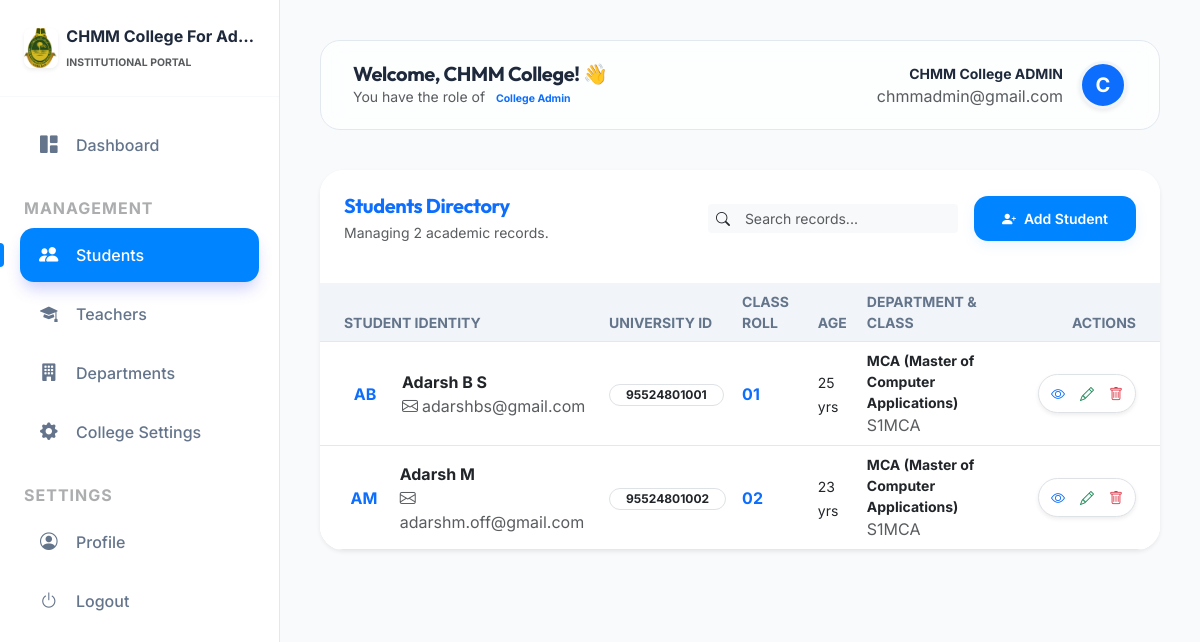
The app's page /management/students/ (signed in) with its own data.
### colleges/models.py (models this page shows, shortened)
class College(models.Model):
    STATUS_CHOICES = (
        ('PENDING', 'Pending Approval'),
        ('APPROVED', 'Approved'),
        ('REJECTED', 'Rejected'),
    )
    name = models.CharField(max_length=255)
    slug = models.SlugField(unique=True, blank=True)
    logo = models.ImageField(upload_to='college_logos/', null=True, blank=True)
    theme_color = models.CharField(max_length=7, default='#3b82f6')
    address = models.TextField()
    contact_email = models.EmailField()
    phone_number = models.CharField(max_length=15, blank=True)
    district = models.CharField(max_length=100, blank=True)
    university_affiliation = models.CharField(max_length=500, blank=True, help_text="Comma-separated list of affiliated universities.")
    description = models.TextField(blank=True, help_text="Briefly describe your institution.")
    established_year = models.PositiveIntegerField(null=True, blank=True)
    registration_number = models.CharField(max_length=100, unique=True, null=True)
    website = models.URLField(null=True, blank=True)
    verification_document = models.FileField(upload_to='verification_docs/', null=True, blank=True)
    status = models.CharField(max_length=20, choices=STATUS_CHOICES, default='PENDING')
    rejection_reason = models.TextField(blank=True, null=True, help_text="Reason for rejection, shown to the institution.")
    slug_updated = models.BooleanField(default=False)
    created_at = models.DateTimeField(auto_now_add=True)

### accounts/models.py (models this page shows, shortened)
class CustomUser(AbstractUser):
    ROLES = (
        ('SUPER_ADMIN', 'Super Admin'),
        ('COLLEGE_ADMIN', 'College Admin'),
        ('HOD', 'Head of Department'),
        ('TEACHER', 'Teacher'),
        ('STUDENT', 'Student'),
    )
    username = None
    email = models.EmailField(unique=True)
    role = models.CharField(max_length=20, choices=ROLES, default='STUDENT')
    college = models.ForeignKey(College, on_delete=models.CASCADE, null=True, blank=True, related_name='users')
    objects = CustomUserManager()
    USERNAME_FIELD = 'email'
    REQUIRED_FIELDS = []

### management/models.py (models this page shows, shortened)
class TenantModel(models.Model):
    college = models.ForeignKey(College, on_delete=models.CASCADE)
    created_at = models.DateTimeField(auto_now_add=True)
    updated_at = models.DateTimeField(auto_now=True)
    class Meta:
        abstract = True

class StudentProfile(TenantModel):
    user = models.OneToOneField(settings.AUTH_USER_MODEL, on_delete=models.CASCADE, related_name='student_profile')
    profile_photo = models.ImageField(upload_to='students/photos/', null=True, blank=True)
    university_reg_number = models.CharField(max_length=50, blank=True)
    roll_number = models.CharField(max_length=50) # Class Roll Number
    phone_number = models.CharField(max_length=15, blank=True)
    father_name = models.CharField(max_length=100, blank=True)
    mother_name = models.CharField(max_length=100, blank=True)
    address = models.TextField(blank=True)
    date_of_birth = models.DateField(null=True, blank=True)
    ug_marklist = models.FileField(upload_to='students/marks/ug/', null=True, blank=True)
    plus_two_marklist = models.FileField(upload_to='students/marks/plustwo/', null=True, blank=True)
    last_passout_year = models.IntegerField(null=True, blank=True)
    department = models.ForeignKey(Department, on_delete=models.SET_NULL, null=True)
    specialization = models.ForeignKey(Specialization, on_delete=models.SET_NULL, null=True, blank=True)
    academic_class = models.ForeignKey('AcademicClass', on_delete=models.SET_NULL, null=True, blank=True)
    @property
    def age(self):
        if self.date_of_birth:
            from datetime import date
            today = date.today()
            return today.year - self.date_of_birth.year - ((today.month, today.day) < (self.date_of_birth.month, self.date_of_birth.day))
        return None

class Department(TenantModel):
    CATEGORY_CHOICES = (('UG', 'Undergraduate'), ('PG', 'Postgraduate'))
    name = models.CharField(max_length=100)
    category = models.CharField(max_length=2, choices=CATEGORY_CHOICES, default='UG')
    description = models.TextField(blank=True)

class AcademicClass(TenantModel):
    department = models.ForeignKey(Department, on_delete=models.CASCADE, related_name='academic_classes')
    name = models.CharField(max_length=100)
    number_of_periods = models.IntegerField(default=6)

### management/views.py (the view)
# urls.py: path('students/', views.student_list, name='student_list'),
@login_required
def student_list(request):
    students = StudentProfile.objects.filter(college=request.college)
    academic_classes = None
    if request.user.role == 'HOD':
        dept = request.user.hod_profile.department
        students = students.filter(department=dept)
        academic_classes = AcademicClass.objects.filter(department=dept)
    class_id = request.GET.get('class_id')
    if not class_id and academic_classes and academic_classes.exists():
        class_id = academic_classes.first().id
    if class_id:
        students = students.filter(academic_class_id=class_id)
        class_id = str(class_id)
    return render(request, 'management/student_list.html', {
        'students': students,
        'academic_classes': academic_classes,
        'selected_class': class_id
    })

### management/templates/management/student_list.html (shortened to what this page needs)
{% extends 'base.html' %}
{% block content %}
<div class="card card-premium border-0 overflow-hidden shadow-sm bg-white">
    <div class="card-header bg-white border-0 p-4">
        <div class="d-flex justify-content-between align-items-center mb-3">
            <div>
                <h5 class="fw-bold mb-1 text-primary">Students Directory</h5>
                <p class="small text-muted mb-0">Managing {{ students.count }} academic records.</p>
            </div>
            <div class="d-flex gap-3 align-items-center">
                <div class="input-group input-group-sm d-none d-md-flex" style="width: 250px;">
                    <span class="input-group-text bg-light border-0"><i class="bi bi-search"></i></span>
                    <input type="text" class="form-control bg-light border-0" placeholder="Search records...">
                </div>
                {% if user.role == 'COLLEGE_ADMIN' or user.role == 'HOD' %}
                <a href="{% url 'add_student' %}{% if selected_class %}?class_id={{ selected_class }}{% endif %}" class="btn btn-premium btn-sm">
                    <i class="bi bi-person-plus-fill me-2"></i>Add Student
                </a>
                {% endif %}
            </div>
        </div>
    </div>
    <div class="card-body p-0">
        <div class="table-responsive">
            <table class="table table-hover align-middle mb-0">
                <thead class="bg-light bg-opacity-50">
                    <tr class="small text-muted text-uppercase fw-bold">
                        <th class="ps-4">Student Identity</th>
                        <th>University ID</th>
                        <th>Class Roll</th>
                        <th>Age</th>
                        <th>Department & Class</th>
                        <th class="pe-4 text-end">Actions</th>
                    </tr>
                </thead>
                <tbody class="bg-white">
                    {% for student in students %}
                    <tr class="border-light">
                        <td class="ps-4">
                            <div class="d-flex align-items-center">
                                <div class="bg-primary-soft text-primary rounded-circle d-flex align-items-center justify-content-center fw-bold me-3 shadow-xs" style="width: 42px; height: 42px;">
                                    {{ student.user.first_name|first }}{{ student.user.last_name|first }}
                                </div>
                                <div>
                                    <div class="fw-bold text-dark">{{ student.user.get_full_name }}</div>
                                    <div class="x-small text-muted"><i class="bi bi-envelope me-1"></i>{{ student.user.email }}</div>
                                </div>
                            </div>
                        </td>
                        <td><span class="badge bg-white text-dark border px-3 rounded-pill">{{ student.university_reg_number|default:"N/A" }}</span></td>
                        <td><span class="fw-bold text-primary">{{ student.roll_number }}</span></td>
                        <td><span class="small text-dark">{{ student.age|default:"--" }} yrs</span></td>
                        <td>
                            <div class="small fw-bold text-dark">{{ student.department.name }}</div>
                            <div class="x-small text-muted">{{ student.academic_class.name|default:"Unassigned Class" }}</div>
                        </td>
                        <td class="pe-4 text-end">
                            <div class="btn-group shadow-sm rounded-pill bg-white border p-1">
                                <a href="{% url 'student_detail' student.id %}" class="btn btn-sm btn-icon border-0 text-primary" title="View Profile"><i class="bi bi-eye"></i></a>
                                <a href="{% url 'edit_student' student.id %}" class="btn btn-sm btn-icon border-0 text-success" title="Edit Record"><i class="bi bi-pencil"></i></a>
                                <a href="{% url 'delete_student' student.id %}" class="btn btn-sm btn-icon border-0 text-danger" title="Delete Record" onclick="return confirm('Are you sure you want to delete this student record?')"><i class="bi bi-trash"></i></a>
                            </div>
                        </td>
                    </tr>
                    {% endfor %}
                </tbody>
            </table>
        </div>
    </div>
</div>
{% endblock %}

### templates/base.html (shortened to what this page needs)
{% load static %}
<!DOCTYPE html>
<html lang="en">
<head>
    <link href="https://cdn.jsdelivr.net/npm/bootstrap@5.3.0/dist/css/bootstrap.min.css" rel="stylesheet">
    <link rel="stylesheet" href="https://cdn.jsdelivr.net/npm/bootstrap-icons@1.11.1/font/bootstrap-icons.css">
</head>
<body>
    {% if user.is_authenticated %}
    <aside class="sidebar" id="sidebar">
        <div class="p-4 mb-3 d-flex align-items-center border-bottom border-light">
            {% if request.college.logo %}
            <img src="{{ request.college.logo.url }}" alt="Logo" height="40" class="me-2 rounded-3 shadow-sm">
            {% else %}
            <div class="bg-primary rounded-3 p-2 me-2 shadow-sm"><i class="bi bi-mortarboard-fill text-white fs-5"></i></div>
            {% endif %}
            <div class="overflow-hidden">
                <span class="fs-6 fw-bold text-main d-block text-truncate">{{ request.college.name|default:"Management Panel" }}</span>
                <span class="x-small text-muted text-uppercase fw-bold letter-spacing-1" style="font-size: 0.65rem;">Institutional Portal</span>
            </div>
        </div>
        <nav class="mt-2" style="max-height: calc(100vh - 100px); overflow-y: auto; overflow-x: hidden;">
            {% if user.role == 'SUPER_ADMIN' %}
            <a href="{% url 'college_approval_queue' %}"
                class="nav-link-custom {% if request.resolver_match.url_name == 'college_approval_queue' %}active{% endif %}">
                <i class="bi bi-speedometer2"></i> Management Console
            </a>
            {% else %}
            <a href="{% url 'dashboard' %}"
                class="nav-link-custom {% if request.resolver_match.url_name == 'dashboard' %}active{% endif %}">
                <i class="bi bi-grid-1x2-fill"></i> Dashboard
            </a>
            {% endif %}
            {% if user.role == 'COLLEGE_ADMIN' %}
            <div class="px-4 mt-4 mb-2 text-uppercase x-small fw-bold text-muted opacity-50" style="letter-spacing: 1px;">Management</div>
            <a href="{% url 'student_list' %}" class="nav-link-custom {% if 'student' in request.path %}active{% endif %}">
                <i class="bi bi-people-fill"></i> Students
            </a>
            <a href="{% url 'teacher_list' %}" class="nav-link-custom {% if 'teacher' in request.path %}active{% endif %}">
                <i class="bi bi-mortarboard-fill"></i> Teachers
            </a>
            <a href="{% url 'department_list' %}" class="nav-link-custom {% if 'department' in request.path %}active{% endif %}">
                <i class="bi bi-building-fill"></i> Departments
            </a>
            <a href="{% url 'college_settings' %}" class="nav-link-custom {% if 'settings' in request.path %}active{% endif %}">
                <i class="bi bi-gear-fill"></i> College Settings
            </a>
            {% endif %}
            <div class="px-4 mt-4 mb-2 text-uppercase x-small fw-bold text-muted opacity-50" style="letter-spacing: 1px;">Settings</div>
            <a href="{% url 'edit_profile' %}" class="nav-link-custom {% if 'profile' in request.path %}active{% endif %}">
                <i class="bi bi-person-circle"></i> Profile
            </a>
            <form action="{% url 'logout' %}" method="post" class="m-0">
                <button type="submit" class="nav-link-custom border-0 bg-transparent w-100 text-start">
                    <i class="bi bi-power"></i> Logout
                </button>
            </form>
        </nav>
    </aside>
    {% endif %}
    <main class="{% if user.is_authenticated %}main-content{% endif %}">
        {% if user.is_authenticated %}
        <header class="header-glass animate-up">
            <div class="d-flex align-items-center">
                <div>
                    <h5 class="fw-bold mb-0">Welcome, {{ user.first_name }}! 👋</h5>
                    <p class="text-muted small mb-0 d-none d-md-block">You have the role of <span class="badge bg-primary-soft text-primary rounded-pill">{{ user.get_role_display }}</span></p>
                </div>
            </div>
            <div class="d-flex align-items-center gap-3">
                <div class="d-flex align-items-center gap-3">
                    <div class="text-end d-none d-md-block">
                        <span class="fw-bold d-block small">{{ user.get_full_name }}</span>
                        <span class="text-muted x-small">{{ user.email }}</span>
                    </div>
                    <div class="bg-primary rounded-circle shadow-sm d-flex align-items-center justify-content-center"
                        style="width: 48px; height: 48px; border: 3px solid var(--surface-2);">
                        <span class="fw-bold text-white fs-5">{{ user.first_name|first|upper }}</span>
                    </div>
                </div>
            </div>
        </header>
        {% endif %}
        <div class="container-fluid p-0 animate-up">
            {% block content %}{% endblock %}
        </div>
    </main>
</body>
</html>

### records on screen
College: college.logo (picture), college.name "CHMM College For Ad…"
CustomUser: first_name "CHMM College", role "College Admin", get_full_name "CHMM College ADMIN", email "chmmadmin@gmail.com", first_name|first "C"
StudentProfile: user.first_name|first "A", user.last_name|first "B", user.get_full_name "Adarsh B S", user.email "adarshbs@gmail.com", university_reg_number "95524801001", roll_number "01", age "25", department.name "MCA (Master of Computer Applications)", academic_class.name "S1MCA"
StudentProfile: user.first_name|first "A", user.last_name|first "M", user.get_full_name "Adarsh M", user.email "adarshm.off@gmail.com", university_reg_number "95524801002", roll_number "02", age "23", department.name "MCA (Master of Computer Applications)", academic_class.name "S1MCA"

### other values on screen
{{ students.count }} "2"
